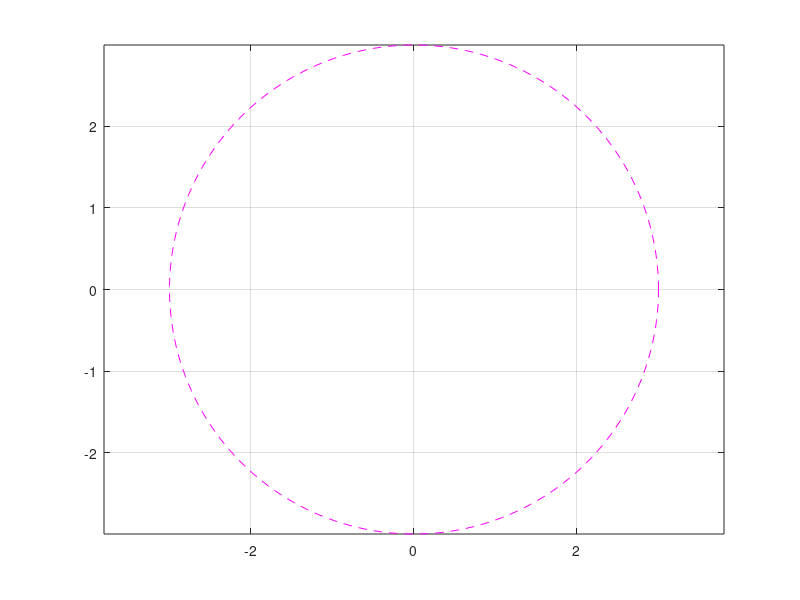

This chart was generated by the following MATLAB code:
clear all
close all
clc

theta = linspace(0, 2*pi, 200);

% Radio
r = 3;

% Coordenadas polares
x = r*cos(theta);
y = r*sin(theta);

plot(x, y, '--m'); grid on
axis equal